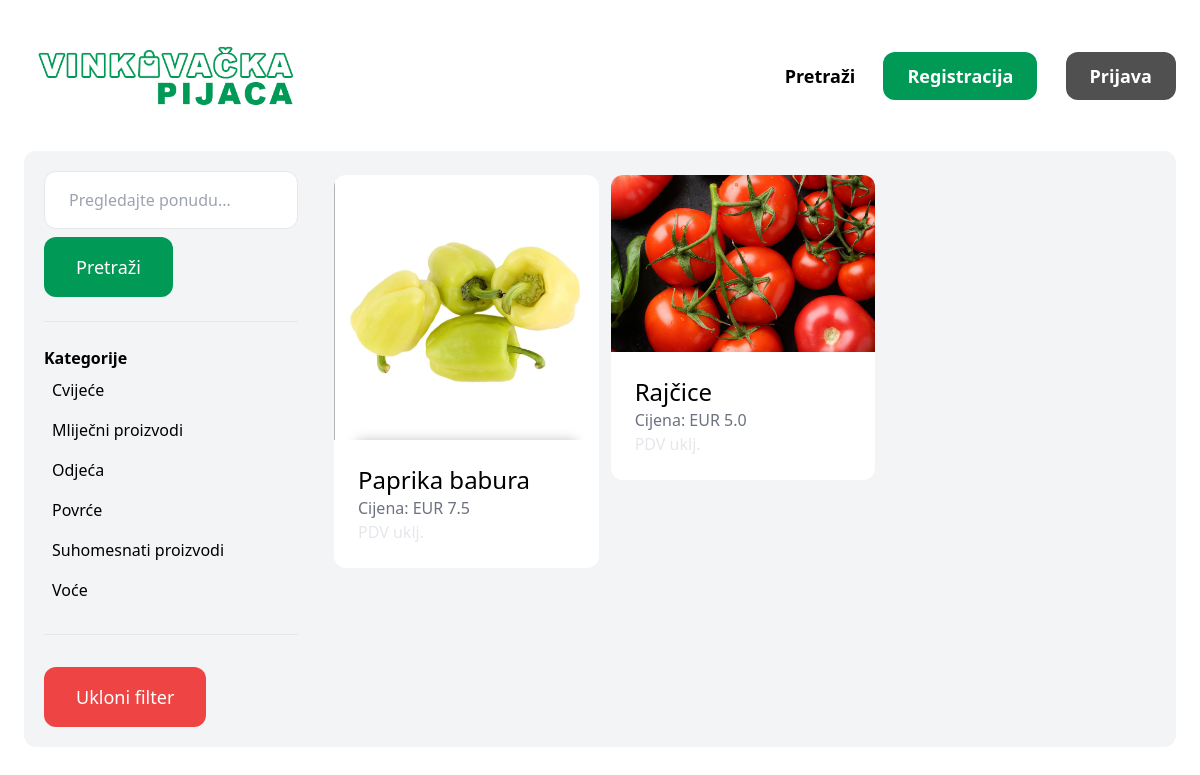
Page /items/ on the earlier database version.
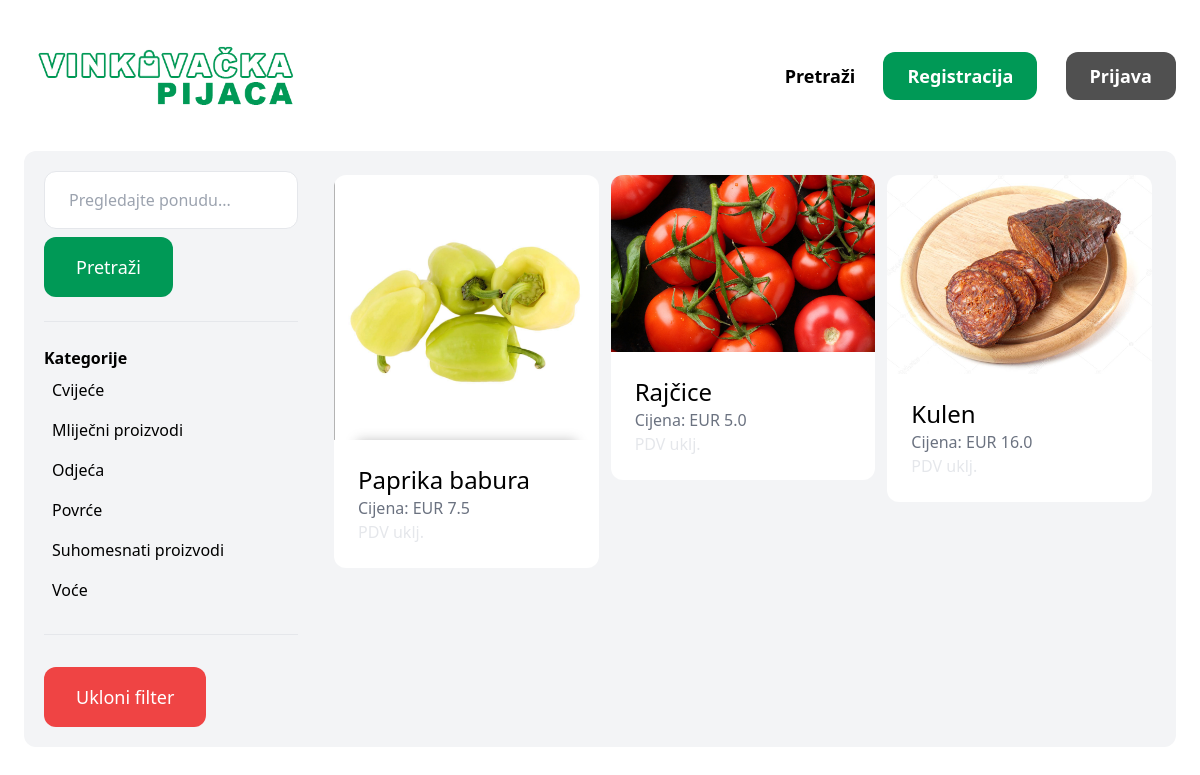
Same page on the later database version.
### item/models.py (models this page shows, shortened)
class Category(models.Model):
    title = models.CharField(max_length=255)
    class Meta:
        ordering = ('title',)
        verbose_name_plural = 'Categories'

class Item(models.Model):
    category = models.ForeignKey(Category, related_name='items', on_delete=models.CASCADE)
    title = models.CharField(max_length=255)
    description = models.TextField(blank=True, null=True)
    price = models.FloatField()
    image = models.ImageField(upload_to='item_images', blank=True, null=True)
    created_at = models.DateTimeField(auto_now_add=True)
    created_by = models.ForeignKey(User, related_name='items', on_delete=models.CASCADE)

### item/views.py (the view)
# urls.py: path('items/', views.items, name='items'),
def items(request):
    query = request.GET.get('query', '')
    categories = Category.objects.all()
    category_id = request.GET.get('category', 0)
    items = Item.objects.all()
    if category_id:
        items = items.filter(category_id=category_id)
    if query:
        items = items.filter(Q(title__icontains=query) | Q(description__icontains=query))
    context = {
        'items': items,
        'query': query,
        'categories': categories,
        'category_id': int(category_id),
    }
    return render(request, 'item/items.html', context)

### item/templates/item/items.html (shortened to what this page needs)
{% extends 'home/base.html' %}
{% block content %}
    <div class="p-3 grid grid-cols-4 gap-4 bg-gray-100 rounded-xl">
        <div class="col-span-1 px-2 py-2">
            <form method="get" action="{% url 'item:items' %}">
                <input name="query" class="w-full py-4 px-6 border rounded-xl" type="text" value="{{ query }}" placeholder="Pregledajte ponudu...">
                <button id="inb" class="mt-2 py-4 px-8 text-lg text-white rounded-xl">Pretraži</button>
            </form>
            <hr class="my-6">
            <p class="font-semibold"><b>Kategorije</b></p>
            <ul>
                {% for category in categories %}
                    <li class="py-2 px-2 rounded-xl{% if category.id == category_id %} bg-gray-200{% endif %}">
                        <a href="{% url 'item:items' %}?query={{ query }}&category={{ category.id }}">{{ category.title }}</a>
                    </li>
                {% endfor %}
            </ul>
            <hr class="my-6">
            <ul>
                <li>
                    <a href="{% url 'item:items' %}" class="mt-2 py-4 px-8 inline-block text-lg rounded-xl text-white bg-red-500 hover:bg-red-700">Ukloni filter</a>
                </li>
            </ul>
        </div>
        <div class="col-span-3">
            <div class="grid grid-cols-3 gap-3 py-3 px-3">
                {% for item in items %}
                    <div class="hover:scale-105 ease-in-out duration-300">
                        <a href="{% url 'item:detail' item.id %}">
                            <div>
                                <img src="{{ item.image.url }}" class="rounded-t-xl">
                            </div>
                            <div class="p-6 bg-white rounded-b-xl">
                                <h2 class="text-2xl">{{ item.title }}</h2>
                                <p class="text-gray-500">Cijena: EUR {{ item.price }}</p>
                                <p class="text-gray-200">PDV uklj.</p>
                            </div>
                        </a>
                    </div>
                {% endfor %}
            </div>
        </div>
    </div>
{% endblock %}

Differences in the rows shown:
added Item: image (picture), title "Kulen", price "16.0"
